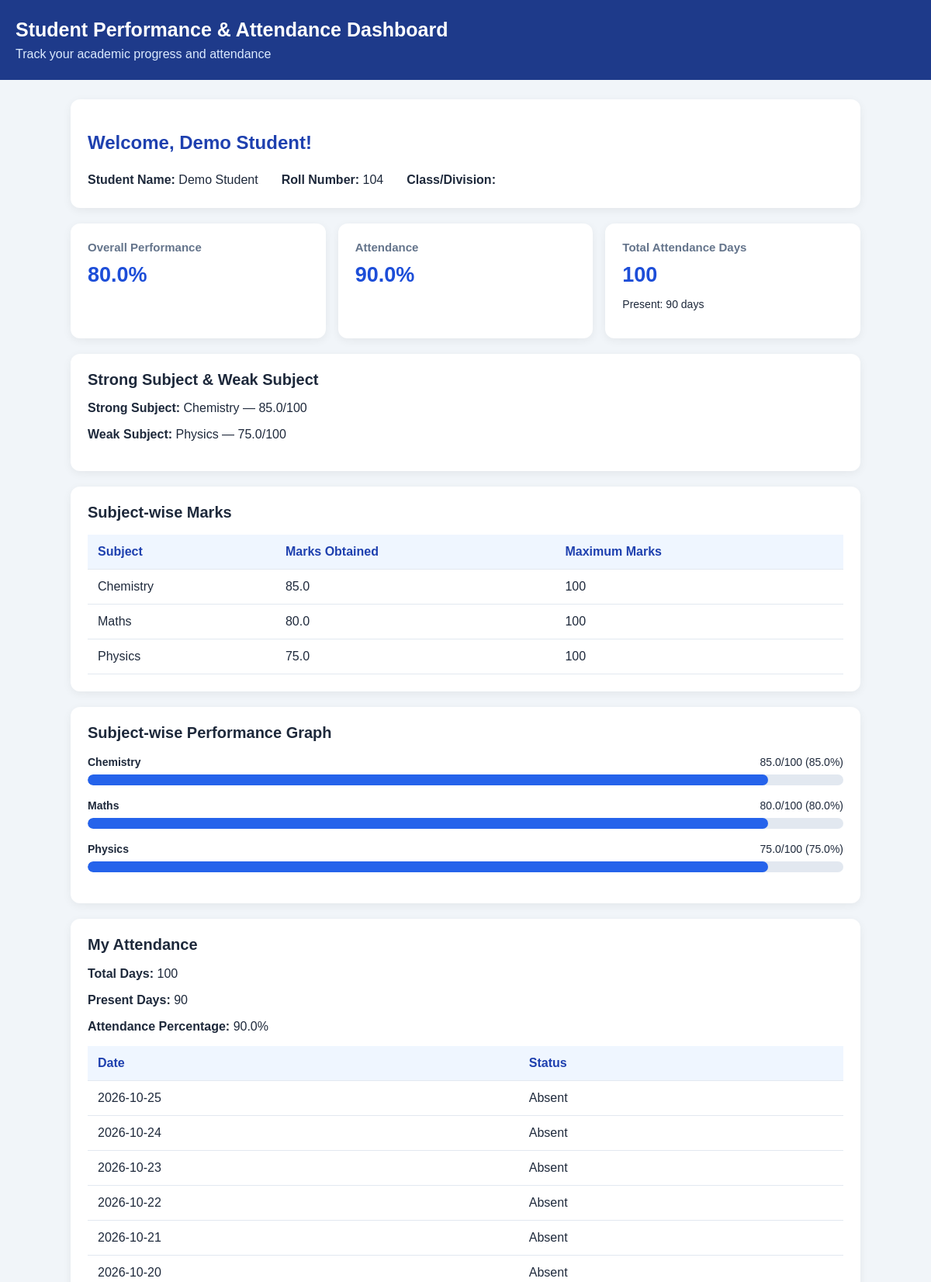
The page /student (signed in, upper part) on the database its author committed.
### tables this page shows
CREATE TABLE users (
            id INTEGER PRIMARY KEY AUTOINCREMENT,
            username TEXT UNIQUE NOT NULL,
            password_hash TEXT NOT NULL,
            role TEXT NOT NULL CHECK(role IN ('admin', 'student')),
            full_name TEXT NOT NULL,
            roll_no TEXT UNIQUE
        , class_division TEXT NOT NULL DEFAULT '');

CREATE TABLE "subjects" (
                        id INTEGER PRIMARY KEY AUTOINCREMENT,
                        name TEXT NOT NULL,
                        max_marks INTEGER NOT NULL DEFAULT 100,
                        class_name TEXT NOT NULL DEFAULT 'General',
                        UNIQUE(name, class_name)
                    );

CREATE TABLE marks (
            id INTEGER PRIMARY KEY AUTOINCREMENT,
            student_id INTEGER NOT NULL,
            subject_id INTEGER NOT NULL,
            marks_obtained REAL NOT NULL,
            UNIQUE(student_id, subject_id),
            FOREIGN KEY(student_id) REFERENCES users(id),
            FOREIGN KEY(subject_id) REFERENCES subjects(id)
        );

CREATE TABLE attendance (
            id INTEGER PRIMARY KEY AUTOINCREMENT,
            student_id INTEGER NOT NULL,
            attendance_date TEXT NOT NULL,
            status TEXT NOT NULL CHECK(status IN ('Present', 'Absent')),
            UNIQUE(student_id, attendance_date),
            FOREIGN KEY(student_id) REFERENCES users(id)
        );

### app.py (the view)
@app.route("/student")
@role_required("student")
def student_dashboard():
    student_id = session["user_id"]
    with get_db() as conn:
        student = conn.execute("""
            SELECT id, full_name, roll_no, class_division
            FROM users WHERE id = ?
        """, (student_id,)).fetchone()
        marks = conn.execute("""
            SELECT subjects.name, marks.marks_obtained,
                   subjects.max_marks
            FROM marks
            JOIN subjects ON subjects.id = marks.subject_id
            WHERE marks.student_id = ?
            ORDER BY subjects.name
        """, (student_id,)).fetchall()
        attendance_records = conn.execute("""
            SELECT attendance_date, status
            FROM attendance
            WHERE student_id = ?
            ORDER BY attendance_date DESC
        """, (student_id,)).fetchall()
    total_obtained = sum(row["marks_obtained"] for row in marks)
    total_maximum = sum(row["max_marks"] for row in marks)
    overall_percentage = (
        round(total_obtained * 100 / total_maximum, 2)
        if total_maximum else 0
    )
    total_days = len(attendance_records)
    present_days = sum(
        1 for row in attendance_records if row["status"] == "Present"
    )
    attendance_percentage = (
        round(present_days * 100 / total_days, 2)
        if total_days else 0
    )
    return render_template(
        "student_dashboard.html",
        student=student,
        marks=marks,
        attendance=attendance_records,
        overall_percentage=overall_percentage,
        attendance_percentage=attendance_percentage,
        total_days=total_days,
        present_days=present_days
    )

### app.py (called while the page is built)
def login_required(view):
    @wraps(view)
    def wrapped_view(*args, **kwargs):
        if "user_id" not in session:
            flash("Please login first.")
            return redirect(url_for("login"))
        return view(*args, **kwargs)
    return wrapped_view

def role_required(role):
    def decorator(view):
        @wraps(view)
        @login_required
        def wrapped_view(*args, **kwargs):
            if session.get("role") != role:
                flash("You are not allowed to open that page.")
                return redirect(url_for("dashboard"))
            return view(*args, **kwargs)
        return wrapped_view
    return decorator

### models.py (called while the page is built)
@contextmanager
def get_db():
    conn = sqlite3.connect(DATABASE)
    conn.row_factory = sqlite3.Row
    conn.execute("PRAGMA foreign_keys = ON")
    try:
        yield conn
        conn.commit()
    except Exception:
        conn.rollback()
        raise
    finally:
        conn.close()

### templates/student_dashboard.html (shortened to what this page needs)
<!DOCTYPE html>
<html lang="en">
<head>
</head>
<body>
<header>
    <h1>Student Performance &amp; Attendance Dashboard</h1>
    <p>Track your academic progress and attendance</p>
</header>
<div class="container">
    <section class="welcome">
        <h2>Welcome, {{ student["full_name"] if student else "Student" }}!</h2>
        <div class="student-info">
            <p>
                <strong>Student Name:</strong>
                {{ student["full_name"] if student else "Not available" }}
            </p>
            <p>
                <strong>Roll Number:</strong>
                {{ student["roll_no"] if student else "Not available" }}
            </p>
            <p>
                <strong>Class/Division:</strong>
            </p>
        </div>
    </section>
    <div class="summary">
        <div class="stat">
            <h3>Overall Performance</h3>
            <div class="number">{{ overall_percentage }}%</div>
        </div>
        <div class="stat">
            <h3>Attendance</h3>
            <div class="number">{{ attendance_percentage }}%</div>
        </div>
        <div class="stat">
            <h3>Total Attendance Days</h3>
            <div class="number">{{ total_days }}</div>
            <p>Present: {{ present_days }} days</p>
        </div>
    </div>
    <section class="card">
        <h2 class="section-title">Strong Subject &amp; Weak Subject</h2>
        {% if marks %}
            {% set strong = marks | sort(attribute="marks_obtained") | last %}
            {% set weak = marks | sort(attribute="marks_obtained") | first %}
            <p>
                <strong>Strong Subject:</strong>
                {{ strong["name"] }} —
                {{ strong["marks_obtained"] }}/{{ strong["max_marks"] }}
            </p>
            <p>
                <strong>Weak Subject:</strong>
                {{ weak["name"] }} —
                {{ weak["marks_obtained"] }}/{{ weak["max_marks"] }}
            </p>
        {% else %}
            <p>No subject marks available yet.</p>
        {% endif %}
    </section>
    <section class="card">
        <h2 class="section-title">Subject-wise Marks</h2>
        {% if marks %}
            <div class="table-wrap">
                <table>
                    <thead>
                        <tr>
                            <th>Subject</th>
                            <th>Marks Obtained</th>
                            <th>Maximum Marks</th>
                        </tr>
                    </thead>
                    <tbody>
                        {% for mark in marks %}
                        <tr>
                            <td>{{ mark["name"] }}</td>
                            <td>{{ mark["marks_obtained"] }}</td>
                            <td>{{ mark["max_marks"] }}</td>
                        </tr>
                        {% endfor %}
                    </tbody>
                </table>
            </div>
        {% else %}
            <p>No marks available yet.</p>
        {% endif %}
    </section>
    <section class="card">
        <h2 class="section-title">Subject-wise Performance Graph</h2>
        {% if marks %}
            {% for mark in marks %}
                {% set percentage = (
                    mark["marks_obtained"] / mark["max_marks"] * 100
                ) if mark["max_marks"] else 0 %}
                <div class="subject">
                    <div class="subject-label">
                        <strong>{{ mark["name"] }}</strong>
                        <span>
                            {{ mark["marks_obtained"] }}/{{ mark["max_marks"] }}
                            ({{ "%.1f" | format(percentage) }}%)
                        </span>
                    </div>
                    <div class="progress">
                        <div class="progress-fill"
                            style="width: {{ attendance_percentage }}%"
                        </div>
                    </div>
                </div>
            {% endfor %}
        {% else %}
            <p>Performance graph will appear when marks are added.</p>
        {% endif %}
    </section>
    <section class="card">
        <h2 class="section-title">My Attendance</h2>
        <p><strong>Total Days:</strong> {{ total_days }}</p>
        <p><strong>Present Days:</strong> {{ present_days }}</p>
        <p><strong>Attendance Percentage:</strong> {{ attendance_percentage }}%</p>
        {% if attendance %}
            <div class="table-wrap">
                <table>
                    <thead>
                        <tr>
                            <th>Date</th>
                            <th>Status</th>
                        </tr>
                    </thead>
                    <tbody>
                        {% for record in attendance %}
                        <tr>
                            <td>{{ record["attendance_date"] }}</td>
                            <td>{{ record["status"] }}</td>
                        </tr>
                        {% endfor %}
                    </tbody>
                </table>
            </div>
        {% else %}
            <p>No attendance records available yet.</p>
        {% endif %}
    </section>
</div>
</body>
</html>

### templates/student_dashboard.html (style rules this page uses)
* { box-sizing: border-box; }
body { margin: 0; font-family: Arial, sans-serif; background: #f1f5f9; color: #1e293b; }
header { background: #1e3a8a; color: white; padding: 24px 20px; }
header h1 { margin: 0 0 8px; font-size: 25px; }
header p { margin: 0; color: #dbeafe; }
.container { max-width: 1050px; margin: 25px auto; padding: 0 16px; }
.welcome, .card, .stat { background: white; padding: 22px; border-radius: 12px; margin-bottom: 20px; box-shadow: 0 3px 12px rgba(0,0,0,0.06); }
.welcome h2 { color: #1e40af; }
.student-info { display: flex; flex-wrap: wrap; gap: 12px 30px; }
.student-info p { margin: 5px 0; }
.summary { display: grid; grid-template-columns: repeat(auto-fit, minmax(180px, 1fr)); gap: 16px; }
.stat h3 { margin: 0 0 12px; font-size: 15px; color: #64748b; }
.number { font-size: 27px; font-weight: bold; color: #1d4ed8; }
.stat p { font-size: 14px; }
h2.section-title { font-size: 20px; margin-top: 0; }
.subject { margin: 18px 0; }
.subject-label { display: flex; justify-content: space-between; gap: 10px; margin-bottom: 8px; font-size: 14px; }
.progress { width: 100%; height: 14px; background: #e2e8f0; border-radius: 10px; overflow: hidden; }
.progress-fill { height: 100%; background: #2563eb; border-radius: 10px; }
.table-wrap { overflow-x: auto; }
table { width: 100%; border-collapse: collapse; min-width: 350px; }
th, td { padding: 13px; text-align: left; border-bottom: 1px solid #e2e8f0; }
th { background: #eff6ff; color: #1e40af; }

### rows shown on the page
users: full_name "Demo Student", roll_no "104"
subjects: name "Chemistry", max_marks "100"
marks: marks_obtained "85.0", name "Chemistry", max_marks "100", {{ attendance_percentage }} 90.0 (drawn)
subjects: name "Physics", max_marks "100"
marks: marks_obtained "75.0", name "Physics", max_marks "100", {{ attendance_percentage }} 90.0 (drawn)
marks: name "Maths", marks_obtained "80.0", max_marks "100", {{ attendance_percentage }} 90.0 (drawn)
attendance: attendance_date "2026-10-25", status "Absent"
attendance: attendance_date "2026-10-24", status "Absent"
attendance: attendance_date "2026-10-23", status "Absent"
attendance: attendance_date "2026-10-22", status "Absent"
attendance: attendance_date "2026-10-21", status "Absent"
attendance: attendance_date "2026-10-20", status "Absent"

### other values the page prints
{{ overall_percentage }} "80.0"
{{ attendance_percentage }} "90.0"
{{ total_days }} "100"
{{ present_days }} "90"
